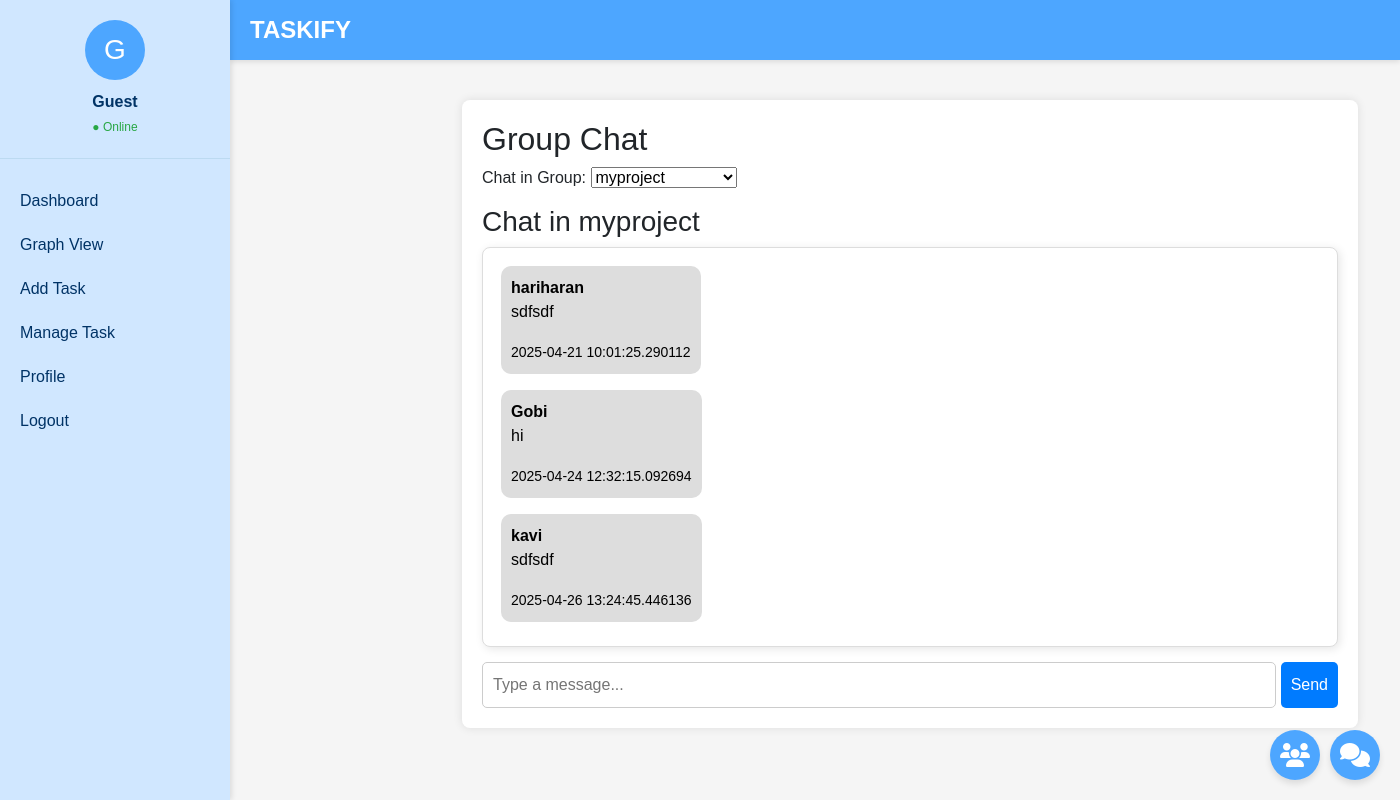
Page /groupchat?group_id=1 on the committed database.
### tables this page shows
CREATE TABLE groupsdetails(gid int not null primary key,groupname varchar(1000),imageicon varchar(100));

CREATE TABLE "group_accounts_chat" (cid integer NOT NULL PRIMARY KEY AUTOINCREMENT, 
 text varchar(100) NOT NULL, 
 trans datetime NOT NULL, 
 from_user_id integer , group_id integer);

CREATE TABLE "users" (uid integer NOT NULL PRIMARY KEY , 
password varchar(128) NOT NULL, 
last_login datetime NULL,
username varchar(150) NOT NULL UNIQUE,
email varchar(254) NOT NULL,
is_staff int NOT NULL, 
date_joined datetime NOT NULL, 
isapproved int default 0);

### main.py (the view, shortened to what this page needs)
@app.route("/groupchat", methods=["GET", "POST"])
def groupchat():
    conn = connect()
    cursor = conn.cursor()
    cursor.execute("SELECT gid, groupname FROM groupsdetails")
    groups = cursor.fetchall()
    selected_group = request.args.get("group_id")
    messages = []
    group_name = None
    if selected_group:
        cursor.execute(
            "SELECT gc.from_user_id, u.username, gc.text, gc.trans FROM group_accounts_chat gc "
            "JOIN users u ON gc.from_user_id = u.uid WHERE gc.group_id = ? ORDER BY gc.trans ASC",
            (selected_group,)
        )
        messages = cursor.fetchall()
        cursor.execute("SELECT groupname FROM groupsdetails WHERE gid = ?", (selected_group,))
        row = cursor.fetchone()
        if row:
            group_name = row[0]
    conn.close()
    return render_template("groupchat.html", groups=groups, messages=messages, selected_group=selected_group, group_name=group_name)

### main.py (called while the page is built)
def connect():
	return sqlite3.connect("tasify.db")

### templates/groupchat.html (shortened to what this page needs)
{% extends "layout.html" %}
{% block content %}
<div class="chat-container">
    <h2>Group Chat</h2>
    <form method="GET" class="group-select">
        <label for="group_id">Chat in Group:</label>
        <select name="group_id" onchange="this.form.submit()">
            {% for group in groups %}
            <option value="{{ group[0] }}" {% if selected_group and group[0] == selected_group|int %}selected{% endif %}>
                {{ group[1] }}
            </option>
            {% endfor %}
        </select>
    </form>
    {% if selected_group %}
    <h3>Chat in {{ group_name }}</h3>
    <div class="message-box" id="chat-box">
        {% for message in messages %}
        <div class="message {% if message[0] == session['id'] %}sent{% else %}received{% endif %}">
            <strong>{{ message[1] }}</strong>
            <p>{{ message[2] }}</p>
            <small>{{ message[3] }}</small>
        </div>
        {% endfor %}
    </div>
    <form method="POST" class="chat-form">
      <input type="text" name="message" placeholder="Type a message..." required />
      <button type="submit">Send</button>
    </form>
    {% else %}
    <p>Select a group to start chatting.</p>
    {% endif %}
</div>
{% endblock %}

### templates/layout.html (style rules this page uses)
body { margin: 0; font-family: "Segoe UI", Tahoma, Geneva, Verdana, sans-serif; background-color: #f0f8ff; }

### templates/groupchat.html (style rules this page uses)
body { font-family: Arial, sans-serif; background-color: #f5f5f5; margin: 0; padding: 0; }
.chat-container { width: 70%; margin: auto; background: white; padding: 20px; border-radius: 8px; box-shadow: 0 0 10px rgba(0, 0, 0, 0.1); }
.group-select { width: 100%; margin-bottom: 15px; }
.message-box { height: 400px; overflow-y: auto; padding: 10px; background: #fff; border-radius: 8px; border: 1px solid #ddd; box-shadow: 2px 2px 10px rgba(0, 0, 0, 0.1); }
.message { padding: 10px; margin: 8px; border-radius: 10px; max-width: 60%; word-wrap: break-word; }
.received { background: #ddd; color: black; float: left; clear: both; text-align: left; }
.chat-form { display: flex; margin-top: 15px; }
.chat-form input { flex: 1; padding: 10px; border: 1px solid #ccc; border-radius: 5px; }
.chat-form button { background: #007bff; color: white; border: none; padding: 10px; border-radius: 5px; margin-left: 5px; cursor: pointer; }

### rows in the picture
groupsdetails: groupname "myproject"
group_accounts_chat: username "hariharan", text "sdfsdf", trans "2025-04-21 10:01:25.290112"
group_accounts_chat: username "Gobi", text "hi", trans "2025-04-24 12:32:15.092694"
group_accounts_chat: username "kavi", text "sdfsdf", trans "2025-04-26 13:24:45.446136"

### other values in the picture
{{ session.get("username", "G")[:1].upper() }} "G"
{{ session.get("username", "Guest") }} "Guest"
form field group_id "myproject"
